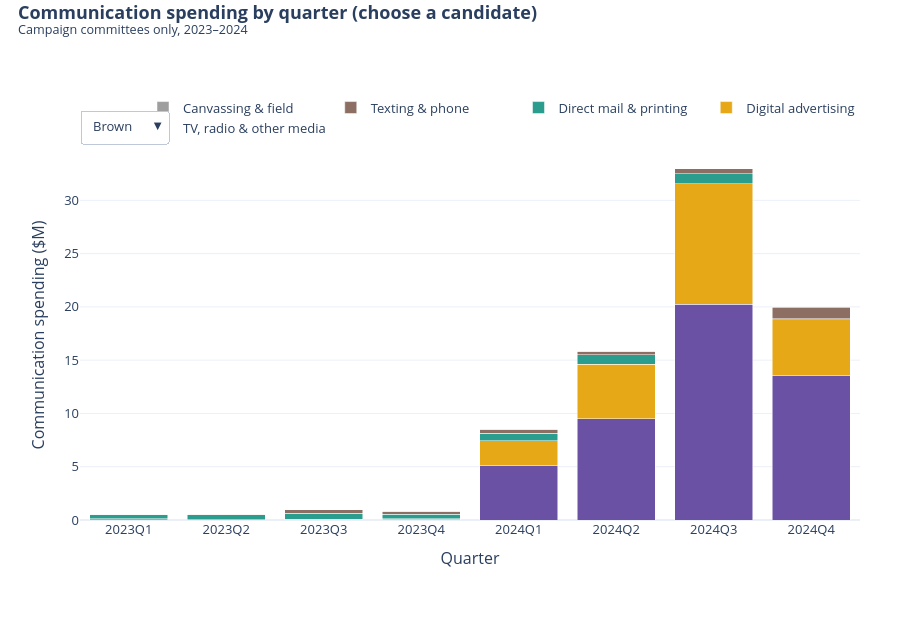

Notebook source saved alongside this figure:
### Code cell
# Chart 6: communication spending by quarter
fig = go.Figure()
for w in WHO:
    for c in COMM:
        part = comm_by_quarter[(comm_by_quarter["candidate"] == w) & (comm_by_quarter["category"] == c)]
        hover = [f"<b>{w}, {q}</b><br>{c}: {money_m(d)}" for q, d in zip(part["quarter"], part["dollars"])]
        fig.add_trace(go.Bar(x=part["quarter"], y=part["dollars"] / 1e6, name=c, marker_color=COMM_COLORS[c],
                             hovertext=hover, hoverinfo="text", visible=(w == "Brown")))
fig.update_layout(barmode="stack", updatemenus=[dict(
    type="dropdown", x=0, xanchor="left", y=1.02, yanchor="bottom",
    buttons=[dict(label="Brown", method="update", args=[{"visible": [True] * 5 + [False] * 5}]),
             dict(label="Moreno", method="update", args=[{"visible": [False] * 5 + [True] * 5}])])])
fig.update_xaxes(title_text="Quarter")
fig.update_yaxes(title_text="Communication spending ($M)")
finish(fig, "06_communication_by_quarter.html", "Communication spending by quarter (choose a candidate)", SCOPE, height=620)

### Figure 1 — Plotly figure (JSON) as saved in the notebook; plotly's stock layout.template omitted (floating-point values rounded to 4 significant figures)
{"data": [{"hoverinfo": "text", "hovertext": ["<b>Brown, 2023Q1</b><br>TV, radio & other media: $0.00M", "<b>Brown, 2023Q2</b><br>TV, radio & other media: $0.00M", "<b>Brown, 2023Q3</b><br>TV, radio & other media: $0.00M", "<b>Brown, 2023Q4</b><br>TV, radio & other media: $0.01M", "<b>Brown, 2024Q1</b><br>TV, radio & other media: $5.13M", "<b>Brown, 2024Q2</b><br>TV, radio & other media: $9.52M", "<b>Brown, 2024Q3</b><br>TV, radio & other media: $20.26M", "<b>Brown, 2024Q4</b><br>TV, radio & other media: $13.52M"], "marker": {"color": "#6a51a3"}, "name": "TV, radio & other media", "type": "bar", "visible": true, "x": ["2023Q1", "2023Q2", "2023Q3", "2023Q4", "2024Q1", "2024Q2", "2024Q3", "2024Q4"], "y": [0.0, 0.0, 0.0, 0.008575, 5.129, 9.519, 20.26, 13.52]}, {"hoverinfo": "text", "hovertext": ["<b>Brown, 2023Q1</b><br>Digital advertising: $0.14M", "<b>Brown, 2023Q2</b><br>Digital advertising: $0.04M", "<b>Brown, 2023Q3</b><br>Digital advertising: $0.07M", "<b>Brown, 2023Q4</b><br>Digital advertising: $0.09M", "<b>Brown, 2024Q1</b><br>Digital advertising: $2.29M", "<b>Brown, 2024Q2</b><br>Digital advertising: $5.09M", "<b>Brown, 2024Q3</b><br>Digital advertising: $11.32M", "<b>Brown, 2024Q4</b><br>Digital advertising: $5.26M"], "marker": {"color": "#e6a817"}, "name": "Digital advertising", "type": "bar", "visible": true, "x": ["2023Q1", "2023Q2", "2023Q3", "2023Q4", "2024Q1", "2024Q2", "2024Q3", "2024Q4"], "y": [0.1409, 0.03896, 0.065, 0.09439, 2.292, 5.09, 11.32, 5.257]}, {"hoverinfo": "text", "hovertext": ["<b>Brown, 2023Q1</b><br>Direct mail & printing: $0.41M", "<b>Brown, 2023Q2</b><br>Direct mail & printing: $0.45M", "<b>Brown, 2023Q3</b><br>Direct mail & printing: $0.58M", "<b>Brown, 2023Q4</b><br>Direct mail & printing: $0.43M", "<b>Brown, 2024Q1</b><br>Direct mail & printing: $0.71M", "<b>Brown, 2024Q2</b><br>Direct mail & printing: $0.91M", "<b>Brown, 2024Q3</b><br>Direct mail & printing: $0.90M", "<b>Brown, 2024Q4</b><br>Direct mail & printing: $0.10M"], "marker": {"color": "#2a9d8f"}, "name": "Direct mail & printing", "type": "bar", "visible": true, "x": ["2023Q1", "2023Q2", "2023Q3", "2023Q4", "2024Q1", "2024Q2", "2024Q3", "2024Q4"], "y": [0.4122, 0.446, 0.5771, 0.4334, 0.7116, 0.9061, 0.9016, 0.09635]}, {"hoverinfo": "text", "hovertext": ["<b>Brown, 2023Q1</b><br>Texting & phone: $0.00M", "<b>Brown, 2023Q2</b><br>Texting & phone: $0.08M", "<b>Brown, 2023Q3</b><br>Texting & phone: $0.32M", "<b>Brown, 2023Q4</b><br>Texting & phone: $0.27M", "<b>Brown, 2024Q1</b><br>Texting & phone: $0.37M", "<b>Brown, 2024Q2</b><br>Texting & phone: $0.32M", "<b>Brown, 2024Q3</b><br>Texting & phone: $0.51M", "<b>Brown, 2024Q4</b><br>Texting & phone: $1.05M"], "marker": {"color": "#8d6e63"}, "name": "Texting & phone", "type": "bar", "visible": true, "x": ["2023Q1", "2023Q2", "2023Q3", "2023Q4", "2024Q1", "2024Q2", "2024Q3", "2024Q4"], "y": [0.0, 0.07597, 0.3206, 0.2745, 0.3715, 0.3226, 0.5141, 1.054]}, {"hoverinfo": "text", "hovertext": ["<b>Brown, 2023Q1</b><br>Canvassing & field: $0.00M", "<b>Brown, 2023Q2</b><br>Canvassing & field: $0.00M", "<b>Brown, 2023Q3</b><br>Canvassing & field: $0.00M", "<b>Brown, 2023Q4</b><br>Canvassing & field: $0.00M", "<b>Brown, 2024Q1</b><br>Canvassing & field: $0.00M", "<b>Brown, 2024Q2</b><br>Canvassing & field: $0.00M", "<b>Brown, 2024Q3</b><br>Canvassing & field: $0.00M", "<b>Brown, 2024Q4</b><br>Canvassing & field: $0.08M"], "marker": {"color": "#9e9e9e"}, "name": "Canvassing & field", "type": "bar", "visible": true, "x": ["2023Q1", "2023Q2", "2023Q3", "2023Q4", "2024Q1", "2024Q2", "2024Q3", "2024Q4"], "y": [0.0, 0.0, 0.0, 0.0, 0.0, 0.0, 0.0, 0.07995]}, {"hoverinfo": "text", "hovertext": ["<b>Moreno, 2023Q1</b><br>TV, radio & other media: $0.00M", "<b>Moreno, 2023Q2</b><br>TV, radio & other media: $0.09M", "<b>Moreno, 2023Q3</b><br>TV, radio & other media: $0.03M", "<b>Moreno, 2023Q4</b><br>TV, radio & other media: $2.94M", "<b>Moreno, 2024Q1</b><br>TV, radio & other media: $3.01M", "<b>Moreno, 2024Q2</b><br>TV, radio & other media: $0.18M", "<b>Moreno, 2024Q3</b><br>TV, radio & other media: $5.39M", "<b>Moreno, 2024Q4</b><br>TV, radio & other media: $4.96M"], "marker": {"color": "#6a51a3"}, "name": "TV, radio & other media", "type": "bar", "visible": false, "x": ["2023Q1", "2023Q2", "2023Q3", "2023Q4", "2024Q1", "2024Q2", "2024Q3", "2024Q4"], "y": [0.0, 0.08634, 0.02767, 2.935, 3.008, 0.1835, 5.391, 4.961]}, {"hoverinfo": "text", "hovertext": ["<b>Moreno, 2023Q1</b><br>Digital advertising: $0.00M", "<b>Moreno, 2023Q2</b><br>Digital advertising: $0.07M", "<b>Moreno, 2023Q3</b><br>Digital advertising: $0.06M", "<b>Moreno, 2023Q4</b><br>Digital advertising: $0.08M", "<b>Moreno, 2024Q1</b><br>Digital advertising: $0.06M", "<b>Moreno, 2024Q2</b><br>Digital advertising: $0.30M", "<b>Moreno, 2024Q3</b><br>Digital advertising: $0.69M", "<b>Moreno, 2024Q4</b><br>Digital advertising: $0.60M"], "marker": {"color": "#e6a817"}, "name": "Digital advertising", "type": "bar", "visible": false, "x": ["2023Q1", "2023Q2", "2023Q3", "2023Q4", "2024Q1", "2024Q2", "2024Q3", "2024Q4"], "y": [0.0, 0.06792, 0.05833, 0.08221, 0.06313, 0.304, 0.6945, 0.6007]}, {"hoverinfo": "text", "hovertext": ["<b>Moreno, 2023Q1</b><br>Direct mail & printing: $0.00M", "<b>Moreno, 2023Q2</b><br>Direct mail & printing: $0.14M", "<b>Moreno, 2023Q3</b><br>Direct mail & printing: $0.15M", "<b>Moreno, 2023Q4</b><br>Direct mail & printing: $0.07M", "<b>Moreno, 2024Q1</b><br>Direct mail & printing: $0.07M", "<b>Moreno, 2024Q2</b><br>Direct mail & printing: $0.34M", "<b>Moreno, 2024Q3</b><br>Direct mail & printing: $0.52M", "<b>Moreno, 2024Q4</b><br>Direct mail & printing: $0.22M"], "marker": {"color": "#2a9d8f"}, "name": "Direct mail & printing", "type": "bar", "visible": false, "x": ["2023Q1", "2023Q2", "2023Q3", "2023Q4", "2024Q1", "2024Q2", "2024Q3", "2024Q4"], "y": [0.0, 0.1426, 0.1498, 0.07321, 0.07098, 0.3414, 0.5243, 0.2215]}, {"hoverinfo": "text", "hovertext": ["<b>Moreno, 2023Q1</b><br>Texting & phone: $0.00M", "<b>Moreno, 2023Q2</b><br>Texting & phone: $0.01M", "<b>Moreno, 2023Q3</b><br>Texting & phone: $0.00M", "<b>Moreno, 2023Q4</b><br>Texting & phone: $0.09M", "<b>Moreno, 2024Q1</b><br>Texting & phone: $0.11M", "<b>Moreno, 2024Q2</b><br>Texting & phone: $0.02M", "<b>Moreno, 2024Q3</b><br>Texting & phone: $0.12M", "<b>Moreno, 2024Q4</b><br>Texting & phone: $0.22M"], "marker": {"color": "#8d6e63"}, "name": "Texting & phone", "type": "bar", "visible": false, "x": ["2023Q1", "2023Q2", "2023Q3", "2023Q4", "2024Q1", "2024Q2", "2024Q3", "2024Q4"], "y": [0.0, 0.00749, 0.0, 0.08897, 0.1106, 0.02338, 0.1156, 0.2155]}, {"hoverinfo": "text", "hovertext": ["<b>Moreno, 2023Q1</b><br>Canvassing & field: $0.00M", "<b>Moreno, 2023Q2</b><br>Canvassing & field: $0.01M", "<b>Moreno, 2023Q3</b><br>Canvassing & field: $0.02M", "<b>Moreno, 2023Q4</b><br>Canvassing & field: $0.00M", "<b>Moreno, 2024Q1</b><br>Canvassing & field: $0.00M", "<b>Moreno, 2024Q2</b><br>Canvassing & field: $0.00M", "<b>Moreno, 2024Q3</b><br>Canvassing & field: $0.00M", "<b>Moreno, 2024Q4</b><br>Canvassing & field: $0.00M"], "marker": {"color": "#9e9e9e"}, "name": "Canvassing & field", "type": "bar", "visible": false, "x": ["2023Q1", "2023Q2", "2023Q3", "2023Q4", "2024Q1", "2024Q2", "2024Q3", "2024Q4"], "y": [0.0, 0.008333, 0.01539, 0.0, 0.0, 0.0, 0.0, 0.0]}], "layout": {"barmode": "stack", "font": {"size": 13}, "height": 620, "legend": {"orientation": "h", "x": 1, "xanchor": "right", "y": 1.02, "yanchor": "bottom"}, "margin": {"b": 100, "l": 80, "r": 40, "t": 150}, "showlegend": true, "title": {"text": "<b>Communication spending by quarter (choose a candidate)</b><br><sup>Campaign committees only, 2023–2024</sup>", "x": 0.02, "y": 0.97, "yanchor": "top"}, "updatemenus": [{"buttons": [{"args": [{"visible": [true, true, true, true, true, false, false, false, false, false]}], "label": "Brown", "method": "update"}, {"args": [{"visible": [false, false, false, false, false, true, true, true, true, true]}], "label": "Moreno", "method": "update"}], "type": "dropdown", "x": 0, "xanchor": "left", "y": 1.02, "yanchor": "bottom"}], "xaxis": {"title": {"text": "Quarter"}}, "yaxis": {"automargin": true, "title": {"text": "Communication spending ($M)"}}}}
